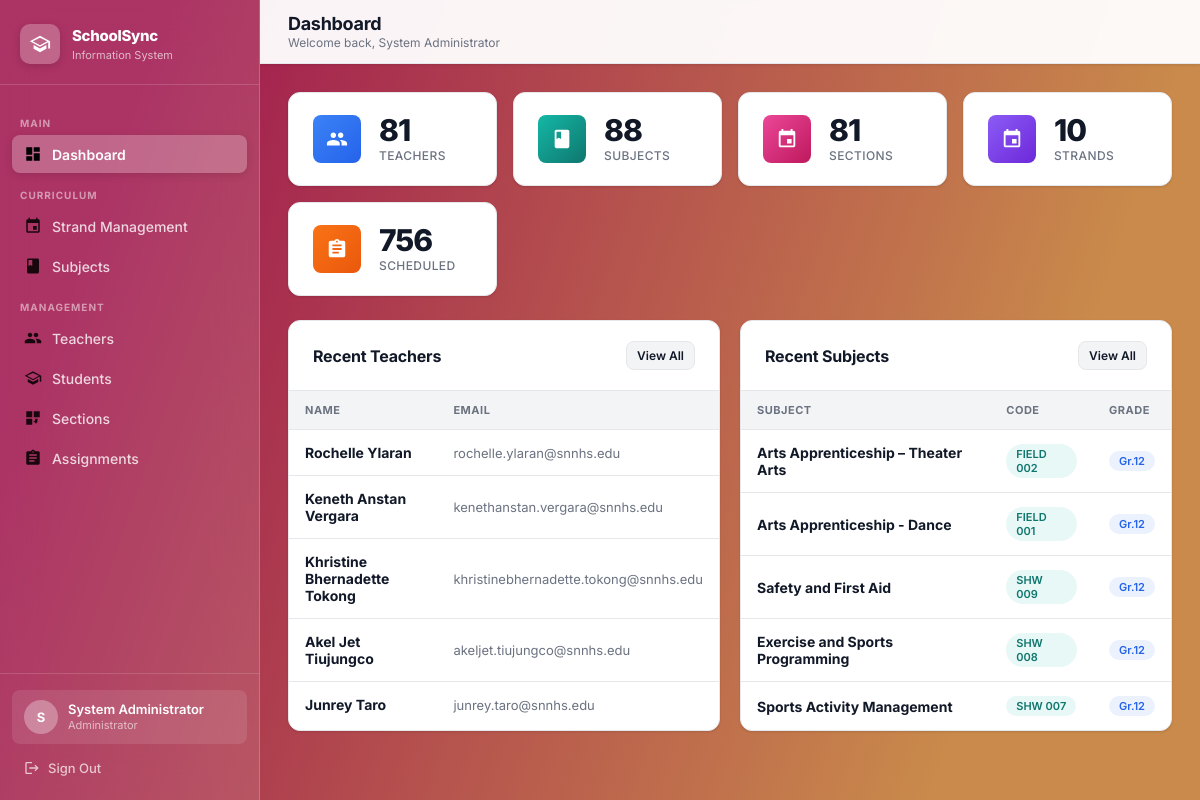
The page /dashboard (signed in) on the database its author committed.
### tables this page shows
CREATE TABLE teachers (
        id INTEGER PRIMARY KEY AUTOINCREMENT,
        first_name TEXT NOT NULL, last_name TEXT NOT NULL,
        email TEXT UNIQUE NOT NULL, username TEXT UNIQUE NOT NULL, password TEXT NOT NULL);

CREATE TABLE subjects (
        id INTEGER PRIMARY KEY AUTOINCREMENT,
        subject_code TEXT NOT NULL, subject_name TEXT NOT NULL,
        grade_level TEXT NOT NULL, strand TEXT, semester TEXT);

### app.py (the view)
@app.route('/dashboard')
@login_required
def dashboard():
    conn = get_db()
    stats = {
        'teachers':  conn.execute("SELECT COUNT(*) FROM teachers").fetchone()[0],
        'subjects':  conn.execute("SELECT COUNT(*) FROM subjects").fetchone()[0],
        'sections':  conn.execute("SELECT COUNT(*) FROM sections").fetchone()[0],
        'strands':   conn.execute("SELECT COUNT(*) FROM strands").fetchone()[0],
        'schedules': conn.execute("SELECT COUNT(*) FROM schedules").fetchone()[0],
    }
    recent_teachers = conn.execute("SELECT first_name,last_name,email FROM teachers ORDER BY id DESC LIMIT 5").fetchall()
    recent_subjects = conn.execute("SELECT subject_name,subject_code,grade_level FROM subjects ORDER BY id DESC LIMIT 5").fetchall()
    conn.close()
    return render_template('dashboard.html', stats=stats, recent_teachers=recent_teachers, recent_subjects=recent_subjects)

### app.py (called while the page is built)
def get_db():
    conn = sqlite3.connect(DATABASE)
    conn.row_factory = sqlite3.Row
    conn.execute("PRAGMA foreign_keys = ON")
    return conn

def login_required(f):
    @wraps(f)
    def decorated(*args, **kwargs):
        if 'admin_id' not in session:
            return redirect(url_for('login'))
        return f(*args, **kwargs)
    return decorated

### templates/dashboard.html (shortened to what this page needs)
{% extends "layout.html" %}
{% block page_title %}Dashboard{% endblock %}
{% block page_subtitle %}Welcome back, {{ session.admin_name }}{% endblock %}
{% block content %}
<div class="stats-grid">
  <div class="stat-card">
    <div class="stat-icon blue">
    </div>
    <div><div class="stat-value">{{ stats.teachers }}</div><div class="stat-label">Teachers</div></div>
  </div>
  <div class="stat-card">
    <div class="stat-icon teal">
      <svg viewBox="0 0 24 24"><path d="M18 2H6c-1.1 0-2 .9-2 2v16c0 1.1.9 2 2 2h12c1.1 0 2-.9 2-2V4c0-1.1-.9-2-2-2zM6 4h5v8l-2.5-1.5L6 12V4z"/></svg>
    </div>
    <div><div class="stat-value">{{ stats.subjects }}</div><div class="stat-label">Subjects</div></div>
  </div>
  <div class="stat-card">
    <div class="stat-icon pink">
      <svg viewBox="0 0 24 24"><path d="M17 12h-5v5h5v-5zM16 1v2H8V1H6v2H5c-1.11 0-1.99.9-1.99 2L3 19c0 1.1.89 2 2 2h14c1.1 0 2-.9 2-2V5c0-1.1-.9-2-2-2h-1V1h-2zm3 18H5V8h14v11z"/></svg>
    </div>
    <div><div class="stat-value">{{ stats.sections }}</div><div class="stat-label">Sections</div></div>
  </div>
  <div class="stat-card">
    <div class="stat-icon purple">
      <svg viewBox="0 0 24 24"><path d="M17 12h-5v5h5v-5zM16 1v2H8V1H6v2H5c-1.11 0-1.99.9-1.99 2L3 19c0 1.1.89 2 2 2h14c1.1 0 2-.9 2-2V5c0-1.1-.9-2-2-2h-1V1h-2zm3 18H5V8h14v11z"/></svg>
    </div>
    <div><div class="stat-value">{{ stats.strands }}</div><div class="stat-label">Strands</div></div>
  </div>
  <div class="stat-card">
    <div class="stat-icon orange">
      <svg viewBox="0 0 24 24"><path d="M19 3h-4.18C14.4 1.84 13.3 1 12 1c-1.3 0-2.4.84-2.82 2H5c-1.1 0-2 .9-2 2v14c0 1.1.9 2 2 2h14c1.1 0 2-.9 2-2V5c0-1.1-.9-2-2-2zm-7 0c.55 0 1 .45 1 1s-.45 1-1 1-1-.45-1-1 .45-1 1-1zm2 14H7v-2h7v2zm3-4H7v-2h10v2zm0-4H7V7h10v2z"/></svg>
    </div>
    <div><div class="stat-value">{{ stats.schedules }}</div><div class="stat-label">Scheduled</div></div>
  </div>
</div>
<div style="display:grid;grid-template-columns:1fr 1fr;gap:20px;" id="dashGrid">
  <div class="content-card">
    <div class="card-header">
      <h2>Recent Teachers</h2>
      <a href="{{ url_for('teachers') }}" class="btn btn-secondary btn-sm">View All</a>
    </div>
    {% if recent_teachers %}
    <table class="data-table">
      <thead><tr><th>Name</th><th>Email</th></tr></thead>
      <tbody>
        {% for t in recent_teachers %}
        <tr>
          <td><strong>{{ t.first_name }} {{ t.last_name }}</strong></td>
          <td style="color:#6b7280;font-size:13px;">{{ t.email }}</td>
        </tr>
        {% endfor %}
      </tbody>
    </table>
    {% else %}
    <div class="empty-state" style="padding:32px;"><h3>No teachers yet</h3></div>
    {% endif %}
  </div>
  <div class="content-card">
    <div class="card-header">
      <h2>Recent Subjects</h2>
      <a href="{{ url_for('subjects') }}" class="btn btn-secondary btn-sm">View All</a>
    </div>
    {% if recent_subjects %}
    <table class="data-table">
      <thead><tr><th>Subject</th><th>Code</th><th>Grade</th></tr></thead>
      <tbody>
        {% for s in recent_subjects %}
        <tr>
          <td><strong>{{ s.subject_name }}</strong></td>
          <td><span class="badge badge-section">{{ s.subject_code }}</span></td>
          <td><span class="badge badge-grade">Gr.{{ s.grade_level }}</span></td>
        </tr>
        {% endfor %}
      </tbody>
    </table>
    {% else %}
    <div class="empty-state" style="padding:32px;"><h3>No subjects yet</h3></div>
    {% endif %}
  </div>
</div>
{% endblock %}

### templates/layout.html (shortened to what this page needs)
<!DOCTYPE html>
<html lang="en">
<head>
  <link rel="stylesheet" href="{{ url_for('static', filename='css/style.css') }}">
</head>
<body>
<div class="app-shell">
  <aside class="sidebar" id="sidebar">
    <div class="sidebar-brand">
      <div class="brand-icon">
        <svg viewBox="0 0 24 24"><path d="M12 3L1 9l11 6 9-4.91V17h2V9L12 3zm0 2.27L20 9l-8 4.36L4 9l8-3.73zM5 13.18v4L12 21l7-3.82v-4L12 17l-7-3.82z"/></svg>
      </div>
      <div class="brand-text">
        <h2>SchoolSync</h2>
        <span>Information System</span>
      </div>
    </div>
    <nav class="sidebar-nav">
      <div class="nav-section-label">Main</div>
      <a href="{{ url_for('dashboard') }}" class="nav-link {% if request.endpoint=='dashboard' %}active{% endif %}">
        <svg viewBox="0 0 24 24"><path d="M3 13h8V3H3v10zm0 8h8v-6H3v6zm10 0h8V11h-8v10zm0-18v6h8V3h-8z"/></svg>
        Dashboard
      </a>
      <div class="nav-section-label">Curriculum</div>
      <a href="{{ url_for('strands') }}" class="nav-link {% if request.endpoint in ['strands'] %}active{% endif %}">
        <svg viewBox="0 0 24 24"><path d="M17 12h-5v5h5v-5zM16 1v2H8V1H6v2H5c-1.11 0-1.99.9-1.99 2L3 19c0 1.1.89 2 2 2h14c1.1 0 2-.9 2-2V5c0-1.1-.9-2-2-2h-1V1h-2zm3 18H5V8h14v11z"/></svg>
        Strand Management
      </a>
      <a href="{{ url_for('subjects') }}" class="nav-link {% if request.endpoint=='subjects' %}active{% endif %}">
        <svg viewBox="0 0 24 24"><path d="M18 2H6c-1.1 0-2 .9-2 2v16c0 1.1.9 2 2 2h12c1.1 0 2-.9 2-2V4c0-1.1-.9-2-2-2zM6 4h5v8l-2.5-1.5L6 12V4z"/></svg>
        Subjects
      </a>
      <div class="nav-section-label">Management</div>
      <a href="{{ url_for('teachers') }}" class="nav-link {% if request.endpoint=='teachers' %}active{% endif %}">
        Teachers
      </a>
      <a href="{{ url_for('students') }}" class="nav-link {% if request.endpoint=='students' %}active{% endif %}">
        <svg viewBox="0 0 24 24"><path d="M12 3L1 9l11 6 9-4.91V17h2V9L12 3zm0 2.27L20 9l-8 4.36L4 9l8-3.73zM5 13.18v4L12 21l7-3.82v-4L12 17l-7-3.82z"/></svg>
        Students
      </a>
      <a href="{{ url_for('sections') }}" class="nav-link {% if request.endpoint in ['sections','schedule'] %}active{% endif %}">
        <svg viewBox="0 0 24 24"><path d="M3 3h8v8H3zm10 0h8v8h-8zM3 13h8v8H3zm10 4.5v-1.5h1.5V14H15v-1h3v2.5h-1.5V17H18v1h-1.5v1.5H15V18h-1v-1.5zm1.5 2H16v-1.5h-1.5V17H13v-1h1.5v-1.5H16v1.5h1.5V17H16v1.5zm2.5-2V16h-1.5v-1.5H15V13h3v2.5z"/></svg>
        Sections
      </a>
      <a href="{{ url_for('assignments') }}" class="nav-link {% if request.endpoint=='assignments' %}active{% endif %}">
        <svg viewBox="0 0 24 24"><path d="M19 3h-4.18C14.4 1.84 13.3 1 12 1c-1.3 0-2.4.84-2.82 2H5c-1.1 0-2 .9-2 2v14c0 1.1.9 2 2 2h14c1.1 0 2-.9 2-2V5c0-1.1-.9-2-2-2zm-7 0c.55 0 1 .45 1 1s-.45 1-1 1-1-.45-1-1 .45-1 1-1zm-2 14H7v-2h7v2zm3-4H7v-2h10v2zm0-4H7V7h10v2z"/></svg>
        Assignments
      </a>
    </nav>
    <div class="sidebar-footer">
      <div class="sidebar-user">
        <div class="user-avatar">{{ session.admin_name[0]|upper }}</div>
        <div class="user-info">
          <div class="user-name">{{ session.admin_name }}</div>
          <div class="user-role">Administrator</div>
        </div>
      </div>
      <a href="{{ url_for('logout') }}" class="logout-btn">
        <svg viewBox="0 0 24 24" fill="currentColor"><path d="M17 7l-1.41 1.41L18.17 11H8v2h10.17l-2.58 2.58L17 17l5-5-5-5zM4 5h8V3H4c-1.1 0-2 .9-2 2v14c0 1.1.9 2 2 2h8v-2H4V5z"/></svg>
        Sign Out
      </a>
    </div>
  </aside>
  <div class="main-content">
    <header class="top-header">
      <div style="display:flex;align-items:center;gap:12px;">
        <div class="header-title">
          <h1>{% block page_title %}Dashboard{% endblock %}</h1>
          <p>{% block page_subtitle %}{% endblock %}</p>
        </div>
      </div>
    </header>
    <main class="page-body">{% block content %}{% endblock %}</main>
  </div>
</div>
</body>
</html>

### rows shown on the page
teachers: first_name "Rochelle", last_name "Ylaran", email "rochelle.ylaran@snnhs.edu"
teachers: first_name "Keneth Anstan", last_name "Vergara", email "kenethanstan.vergara@snnhs.edu"
teachers: first_name "Khristine Bhernadette", last_name "Tokong", email "khristinebhernadette.tokong@snnhs.edu"
teachers: first_name "Akel Jet", last_name "Tiujungco", email "akeljet.tiujungco@snnhs.edu"
teachers: first_name "Junrey", last_name "Taro", email "junrey.taro@snnhs.edu"
subjects: subject_name "Arts Apprenticeship – Theater Arts", subject_code "FIELD 002", grade_level "12"
subjects: subject_name "Arts Apprenticeship - Dance", subject_code "FIELD 001", grade_level "12"
subjects: subject_name "Safety and First Aid", subject_code "SHW 009", grade_level "12"
subjects: subject_name "Exercise and Sports Programming", subject_code "SHW 008", grade_level "12"
subjects: subject_name "Sports Activity Management", subject_code "SHW 007", grade_level "12"

### other values the page prints
{{ session.admin_name[0]|upper }} "S"
{{ session.admin_name }} "System Administrator"
{{ stats.teachers }} "81"
{{ stats.subjects }} "88"
{{ stats.sections }} "81"
{{ stats.strands }} "10"
{{ stats.schedules }} "756"
